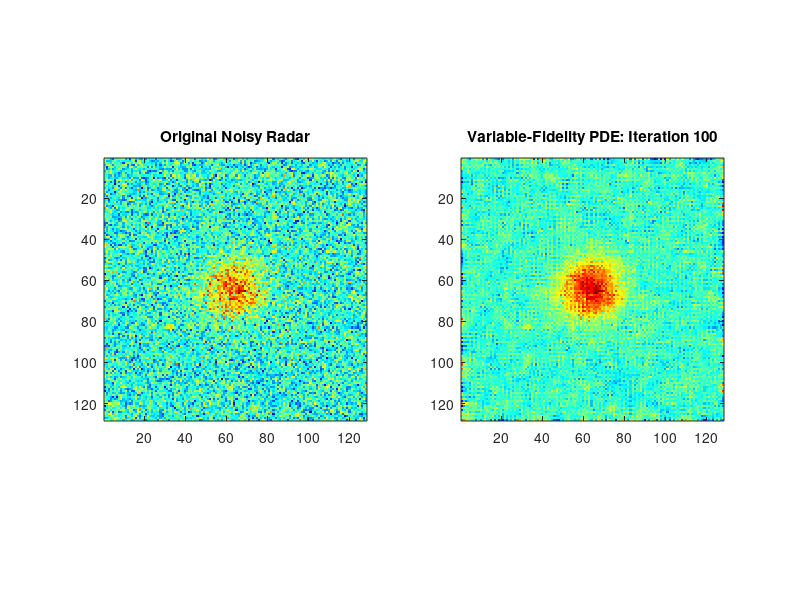

Source code (MATLAB):
%% "Significant Variation" PDE: Variable Fidelity Radar Denoising
% Carlos Ceballos - ECE Final Project
clear; clc; close all;

%% 1. Setup 2D Radar Environment
N = 128;
[X, Y] = meshgrid(1:N, 1:N);
% Create a Target Blob
target = 1.0 * exp(-((X-64).^2 + (Y-64).^2) / (2*10^2));
u0 = target + 0.3 * randn(N, N); % Noisy Input

%% 2. The "Significant" Tweak: Generate a Fidelity Map (lambda)
% Instead of one lambda, we make lambda a matrix.
% We use a simple gradient detector on the noisy data to find "points of interest"
[idx, idy] = gradient(u0);
edges = sqrt(idx.^2 + idy.^2);
% Normalize edges and scale lambda: High lambda at edges, Low lambda in background
lambda_base = 0.2;
lambda_map = lambda_base + 1.5 * (edges / max(edges(:))); 

%% 3. PDE Parameters
dt = 0.1;
u = u0; 
iterations = 100;%

figure('Color', 'w', 'Position', [100, 100, 950, 400]);

%% 4. The Loop (This is the core "Doing something" part)
for t = 1:iterations
    % Standard Laplacian
    [ux, uy] = gradient(u);
    [uxx, ~] = gradient(ux);
    [~, uyy] = gradient(uy);
    laplacian = uxx + uyy;
    
    % Update Rule with Spatially Varying Lambda
    % This is the Euler-Lagrange you derived, but with our 'smart' lambda_map
    u = u + dt * (laplacian - lambda_map .* (u - u0));
    
    % Visualization
    if mod(t, 10) == 0 || t == 1
        subplot(1,2,1); imagesc(u0); colormap jet; axis image;
        title('Original Noisy Radar');
        
        subplot(1,2,2); imagesc(u); colormap jet; axis image;
        title(['Variable-Fidelity PDE: Iteration ', num2str(t)]);
        drawnow;
    end
end
